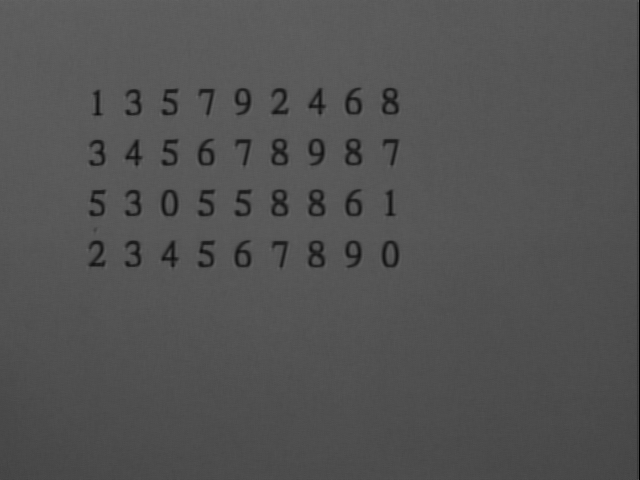
#> input picture final_hw/input/number5.BMP, 640 x 480 px
$ jupyter execute processing+train.ipynb   (older library calls are emulated)
#> lines starting #> are read from the running program, lines starting #| are printed output that depends on the picture; after the words box and inside, x2 and y2 are one past the last pixel; in counts of white or black regions, pixels touching at a corner belong together; long printed decimals are rounded
## 필요한 라이브러리 + 이미지 인풋

[cell 1]
import cv2
from matplotlib import pyplot as plt
import numpy as np

img = cv2.imread('./input/number5.BMP', cv2.IMREAD_GRAYSCALE)
#> img is the input picture: shape (480, 640); min 0, max 101, mean 82.4

## 이미지 히스토그램 분석

[cell 2]
plt.hist(img.ravel(),256,[0,256]); plt.show()
#> after `plt.hist(img.ravel(), 256, [0, 256])`:
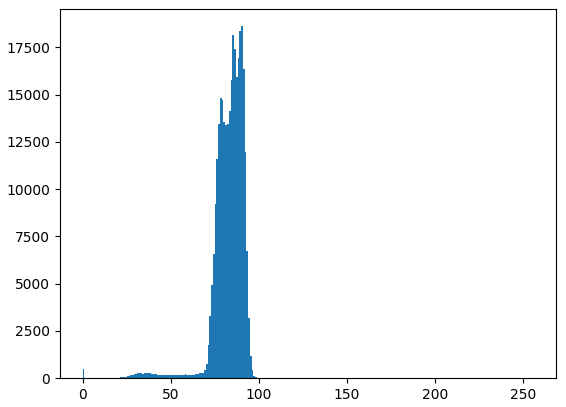
#> figure drawn by matplotlib, 1 panel; tallest bar 18625 high, from x = 90 to 91

# 1. Noise 해결 및 영상 개선
### 1-1 gray level 변환은 읽을 때 gray level로 읽어왔기 때문에 구현 x
### 1-2 노이즈와 이미지 대조비, 어두운 이미지 찾아 개선
일단 주어진 영상들에는 노이즈가 없는 영상들이라 적용할 필요가 없었지만 구현은 해놓겠다.

어두운 이미지 같은 경우도 이진화를 하면 전부 해결될 문제지만 한번 히스토그램을 분석해서 밝게 해보겠다.

대조비가 작은 것을 찾아 대조비를 살짝만 높게 바꿔주겠다.

[cell 3]
# input img
plt.figure(1)
plt.imshow(img, cmap = 'gray')
plt.title('Input Image')

cv2.namedWindow('input image', cv2.WINDOW_NORMAL)
cv2.imshow('input image', img)


# 기본적으로 gaussian filter 적용
blur_img = cv2.GaussianBlur(img, (5,5), 0)
plt.figure(2)
plt.imshow(blur_img, cmap = 'gray')
plt.title('blur Image')

cv2.namedWindow('blur image', cv2.WINDOW_NORMAL)
cv2.imshow('blur image', blur_img)
print(np.mean(blur_img))
#| 82.488
# 히스토그램의 평균값이 125 보다 작으면 감마보정을 통해 밝게 해줌
if np.mean(blur_img) < 127:
    print('수정전 이미지 평균 : ', np.mean(blur_img))
#| 수정전 이미지 평균 :  82.488
    gamma_img = np.uint8((1 * np.power(blur_img/255, 0.4)) * 255)
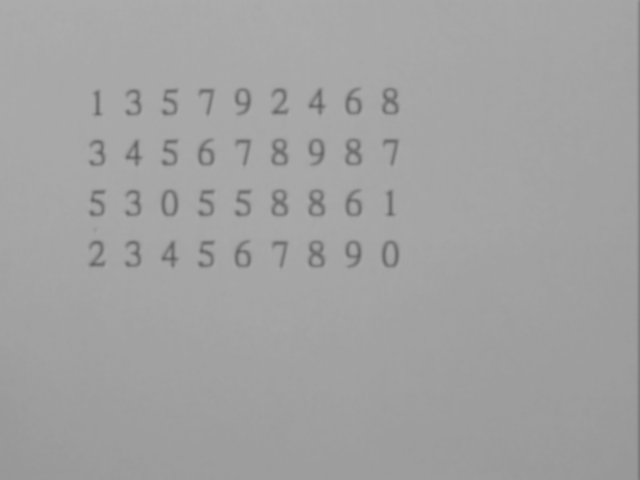
#> gamma_img: shape (480, 640); min 95, max 172, mean 161.6
    plt.figure(3)
    plt.imshow(gamma_img, cmap = 'gray')
    plt.title('gamma Image')
    print('수정후 이미지 평균 : ', np.mean(gamma_img))
#| 수정후 이미지 평균 :  161.596

    cv2.namedWindow('gamma image', cv2.WINDOW_NORMAL)
    cv2.imshow('gamma image', gamma_img)
else:
    gamma_img = blur_img


# 분산이 적을경우 숫자 인식이 쉽지 않아 밝은것은 밝게 어두운 것은 어둡게 설정
# 히스토 그램 균일화를 할경우 전체이미지에 적용이 되어 분산이 지나치게 커지게 된다.
# 그래서 작은 영역마다 균등화 해주는 clahe(Contrast Limited Adaptive Histogram Equalization)을 적용 시켰다.
if np.var(gamma_img) < 125:
    # contrast limit가 2이고 title의 size는 8X8
    clahe = cv2.createCLAHE(clipLimit= 2.0, tileGridSize=(8,8))
    contrast_img = clahe.apply(gamma_img)
    print('수정전 이미지 분산 : ', np.var(gamma_img))
#| 수정전 이미지 분산 :  56.168
    plt.figure(4)
    plt.imshow(contrast_img, cmap = 'gray')
    plt.title('contrast Image')
    print('수정후 이미지 분산 : ', np.var(contrast_img))
#| 수정후 이미지 분산 :  173.506
    cv2.namedWindow('contrast image', cv2.WINDOW_NORMAL)
    cv2.imshow('contrast image', contrast_img)

else:
    contrast_img = gamma_img

cv2.waitKey(0)
cv2.destroyAllWindows()

### 1-3. 적절할 임계값 찾아 이진화
### cv2.adaptiveThreshold(src, maxValue, adaptiveMethod, thresholdType, blockSize, C)<br>
Parameters:	<br>
> src – grayscale image<br>
maxValue – 최대값<br>
adaptiveMethod – thresholding value를 결정하는 계산 방법<br>
thresholdType – threshold type<br>
blockSize – thresholding을 적용할 영역 사이즈<br>
C – 평균이나 가중평균에서 차감할 값<br>

기존에 모든 이미지에서 임계값을 찾았다면 작은 영역별로 임계값을 찾아 이진화 해주는 알고리즘이다. <br>
DAPTIVE_THRESH_GAUSSIAN_C : 가우시안분포로 이진화해줌

[cell 4]
# 적절한 threshold값 찾아 이진화
# threshold 설명
thresh = cv2.adaptiveThreshold(contrast_img, 255, cv2.ADAPTIVE_THRESH_GAUSSIAN_C, 1, 9, 4)
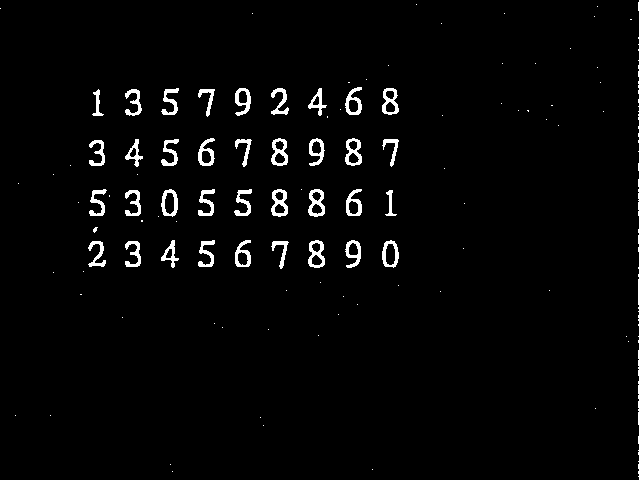
#> thresh: shape (480, 640); 2.6% white; 103 white regions (66 under 20 px), largest, box (x1, y1, x2, y2) and area: (638, 0, 640, 480) 722, (271, 189, 288, 217) 258, (308, 189, 325, 217) 254
plt.figure(3)
plt.imshow(thresh, cmap = 'gray')
plt.title('thresh Image')

### 1-4 모폴로지 연산
이진화된 숫자 사진을 보면 5나 3 같은경우는 끊어진 경우가 보여 숫자를 찾을때 따로따로 영역을 검출하는 경우가 생긴다.<br>
그래서 모폴로지 연산중 closing : dilation -> erosion 팽창 후 침식을 통해 끊어진 부분을 이어주기로 했다.

[cell 5]
kernel = np.ones((3,3),np.uint8)
closing = cv2.morphologyEx(thresh, cv2.MORPH_CLOSE, kernel)
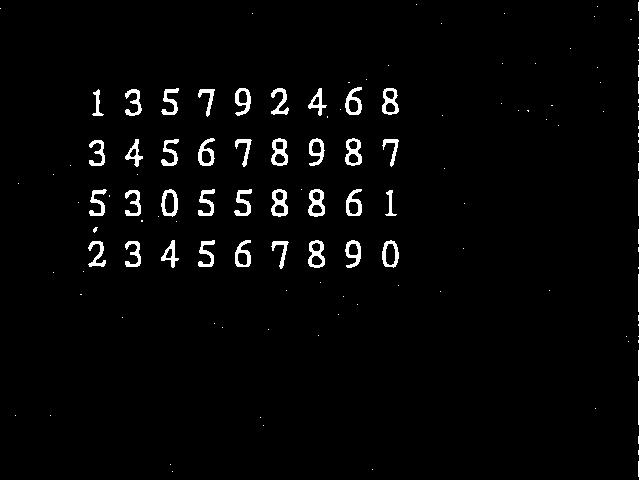
#> closing: shape (480, 640); 2.7% white; 103 white regions (66 under 20 px)
plt.figure(4)
plt.imshow(closing, cmap = 'gray')
plt.title('Input Image')

cv2.namedWindow('thresh image', cv2.WINDOW_NORMAL)
cv2.imshow('thresh image', thresh)
cv2.namedWindow('closing image', cv2.WINDOW_NORMAL)
cv2.imshow('closing image', closing)
cv2.waitKey(0)
cv2.destroyAllWindows()

## 2 숫자검출 및 학습데이터 저장

### 2 1 find contours를 활용한 숫자 검출
### Contours란 동일한 색 또는 동일한 강도를 가지고 있는 영역의 경계선을 연결한 선입니다. 우리가 자주 보는 것으로는 등고선이나 일기예보에서 볼 수 있습니다.
### cv2.findContours(image, mode, method[, contours[, hierarchy[, offset]]]) → image, contours, hierarchy

[cell 6]
test, contours, hierarchy = cv2.findContours(closing, cv2.RETR_LIST, cv2.CHAIN_APPROX_SIMPLE)
#> contours = 127 contours, 66 with area under 20; largest, box (x1, y1, x2, y2) and area: (161, 189, 178, 217) 349, (382, 240, 399, 268) 344, (308, 189, 325, 217) 341, (271, 189, 288, 217) 340, (271, 138, 288, 166) 340

### 2-2 학습데이터 구축

[cell 7]
samples = np.empty((0,100))
answer = []
index = 1
# keys는 0 ~ 9 까지의 ascii코드를 담고있는 배열이다
keys = [i for i in range(48, 58)]

for cnt in contours:
    # 찾은 영역의 넓이가 50이상이면
    if cv2.contourArea(cnt) > 50 :
        #사각형을 표현하기 위한 4가지 점을 받는다
        [x, y, w, h] = cv2.boundingRect(cnt)

        if(h > 22 and h < 100):
            print(index)
            # 여기서 기존 이미지에 사각형 그려줌
            cv2.rectangle(img, (x, y), (x+w, y+h), (0,0, 255), 2)

            # 사각형 크기만큼의 이미지 배열 선언
            roi = thresh[y: y+h, x: x+h]

            # 사각형 크기를 균일하게 하기위해 재정의 해줌
            roismall = cv2.resize(roi, (10, 10))
            # 이미지 보여주기
            cv2.imshow('Enter answer key', img)

            cv2.waitKey()
            # 정답 입력하는 부분
            key = cv2.waitKey(0)

            # esc누르면 다음 contours 검색
            # 잘못된 contours가 들어올경우 esc 누르면 된다
            if key == 27:
                index += 1
                continue

            # 만약에 입력한 키가 0 ~ 9 사이라면 sample 어레이와 answer 어레이에 추가해준다.
            elif key in keys:
                # 입력한 키를 answer 배열에 어펜드
                answer.append(int(chr(key)))
                # sample 매트릭스를 1차원 배열로 변환해서 저장
                sample = roismall.reshape((1, 100))
                # 숫자가 어떤 형식으로 저장되는지 확인하는 구문
                if(index == 8):
                    np.savetxt('number_print_text', np.column_stack(roi), '%d\t')
                # samples 에 숫자 이미지 배열 추가
                samples = np.append(samples, sample, 0)

            # roismall 크기 recover
            roismall = cv2.resize(roi,(10, 10))
            index += 1
#> this loop made 127 passes; (key Esc is pressed on pass 31)
#> (x, y, w, h) on passes 27, 28, 29, 31, 32, 33, 34, 35, 36, 37, 38, 39: (311, 255, 12, 11), (237, 252, 11, 14), (165, 248, 8, 11), (385, 243, 11, 23), (348, 243, 11, 13), (311, 242, 10, 10), (271, 241, 18, 28), (125, 241, 16, 26), (88, 241, 18, 26), (382, 240, 17, 28), (345, 240, 16, 28), (308, 240, 17, 28)
#> cnt on passes 1 to 6: [[172, 471]], [[372, 469]], [[170, 464]], [[263, 425]], [[260, 417]], [[50, 415]]
#| 1
#| 2
#| 3
#| 4
#| 5
#| 6
#| 7
#| 8
#> (further printed lines are left out)
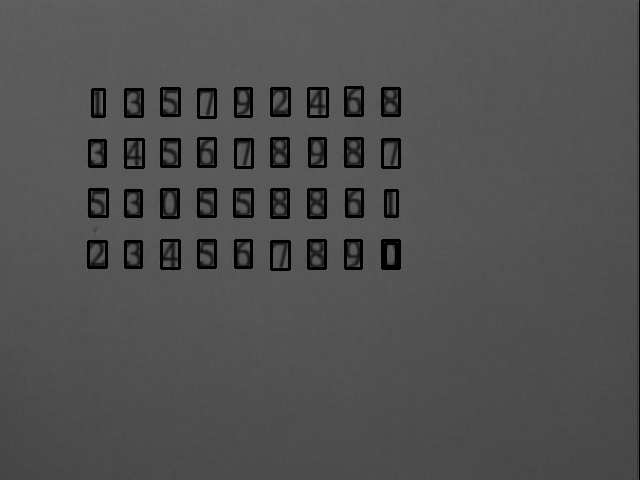
#> img: shape (480, 640); 3.12% of pixels changed, all inside (x1, y1, x2, y2) = (87, 86, 401, 271)
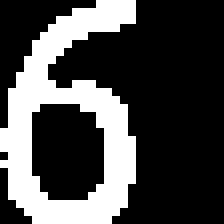
#> roi: shape (28, 28) (shown 8 times larger); 28.6% white; 1 white region, box (x1, y1, x2, y2) and area: (0, 0, 17, 28) 224
#> after the loop, answer = []; index = 38

cv2.destroyAllWindows()
plt.figure(1)
plt.imshow(img, cmap = 'gray')
plt.title('train complete')

$ run again, with final_hw/input/number1.BMP copied over final_hw/input/number5.BMP
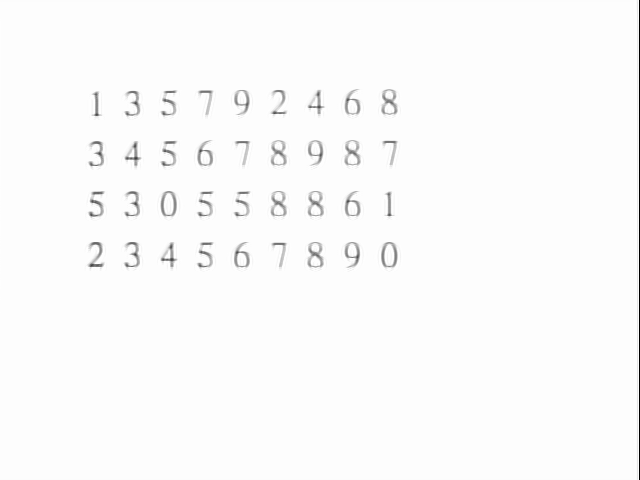
#> input picture final_hw/input/number1.BMP, 640 x 480 px
#> img is the input picture: shape (480, 640); min 0, max 254, mean 250.8
#| 250.945
#| 수정전 이미지 분산 :  122.801
#| 수정후 이미지 분산 :  223.811
#> `thresh = cv2.adaptiveThreshold(contrast_img, 255, cv2.ADAPTIVE_THRESH_..`:
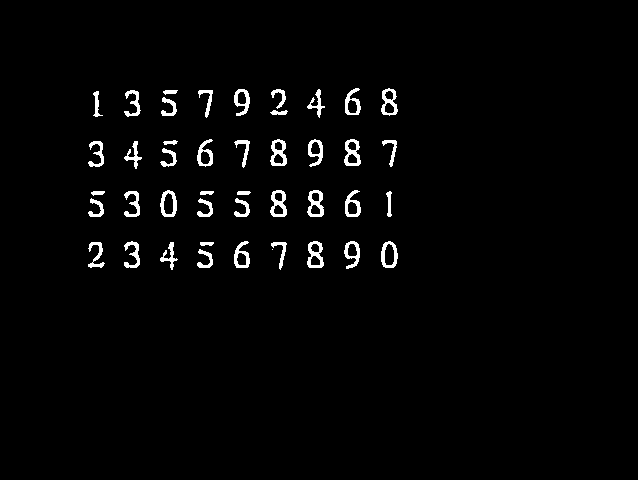
#> thresh: shape (480, 640); 2.5% white; 45 white regions (1 under 20 px), largest, box (x1, y1, x2, y2) and area: (638, 0, 640, 480) 960, (270, 190, 287, 217) 250, (270, 139, 287, 166) 247
#> closing: shape (480, 640); 2.6% white; 43 white regions
#> contours = 64 contours; largest, box (x1, y1, x2, y2) and area: (638, 0, 640, 480) 479, (381, 241, 398, 268) 344, (160, 190, 177, 217) 342, (270, 190, 287, 217) 329, (344, 139, 361, 166) 327
#> the loop `for cnt in contours:` made 64 passes; (key Esc is pressed on pass 7)
#> (x, y, w, h) on passes 1, 2, 3, 4, 5, 6, 7, 9: (310, 255, 11, 11), (236, 252, 11, 14), (197, 249, 16, 19), (384, 244, 11, 22), (347, 243, 11, 14), (311, 243, 9, 10), (271, 242, 16, 28), (160, 242, 18, 28)
#> (printed output is left out)
#> after the loop `for cnt in contours:`:
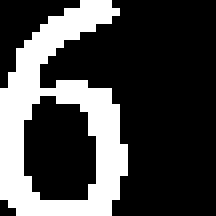
#> roi: shape (27, 27) (shown 8 times larger); 27.6% white; 1 white region, box (x1, y1, x2, y2) and area: (0, 0, 16, 27) 201
#> after the loop `for cnt in contours:`: answer = []; index = 31
